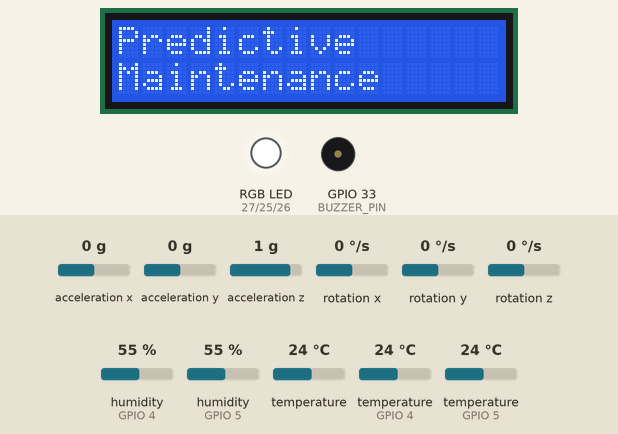
Simulated run of this sketch. Board: ESP32. On the bench: 16×2 character LCD, an RGB LED mixed from three pins (HIGH = lit), buzzer (waves = sounding, pin HIGH). The inputs (shaded band) are chosen by the test bench; at power-on: acceleration x 0 g, acceleration y 0 g, acceleration z 1 g, rotation x 0 °/s, rotation y 0 °/s, rotation z 0 °/s, humidity (sensors on GPIO 4, GPIO 5) 55 %, temperature 24 °C, temperature (sensors on GPIO 4, GPIO 5) 24 °C. What the sketch prints to the serial monitor is not drawn.

Above: at 0.1 s.
At 2.2 s:
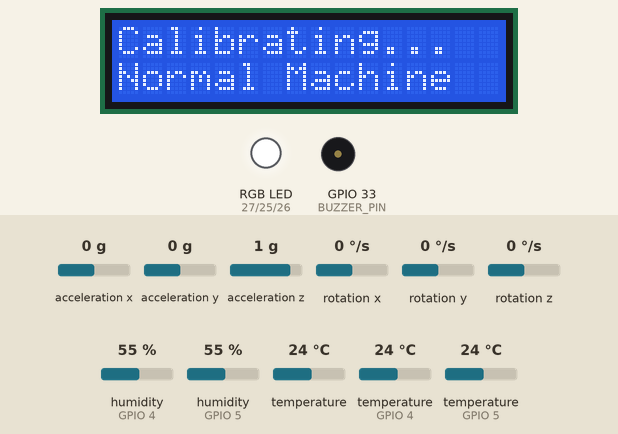
At 12.3 s:
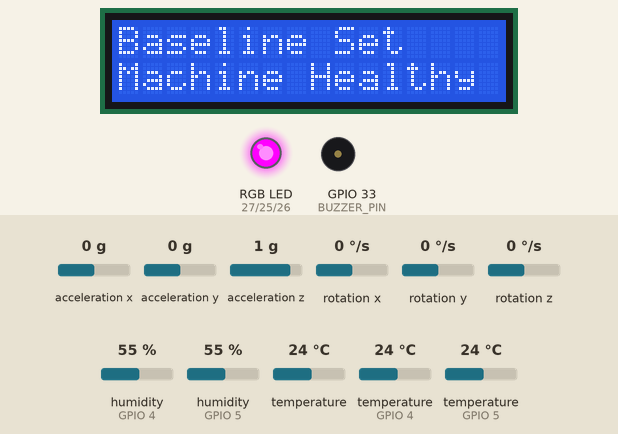
At 14.4 s:
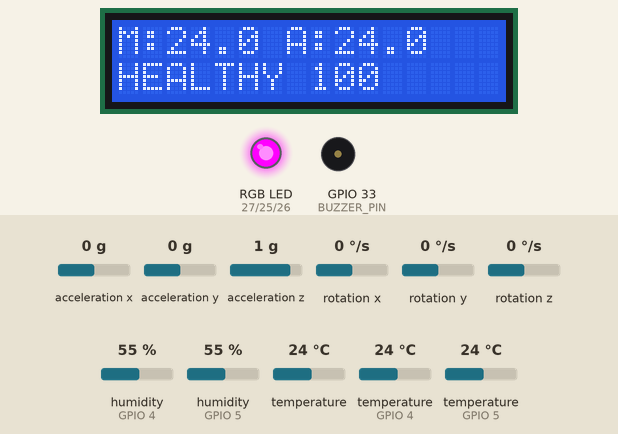
Timing chart, 0 to 15.9 s (numbered marks = the images above):
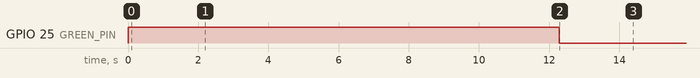

Measured:
- what the display in image 1 shows lasts 10.2 s, from 2.1 s to 12.3 s
- what the display in image 2 shows lasts 2.1 s, from 12.3 s to 14.4 s

The sketch:

sketch.ino
```cpp
#include <Wire.h>
#include <Adafruit_MPU6050.h>
#include <Adafruit_Sensor.h>
#include <DHT.h>
#include <LiquidCrystal_I2C.h>
#include <math.h>
#define MACHINE_DHT_PIN 4
#define AMBIENT_DHT_PIN 5
#define DHT_TYPE DHT22
#define GREEN_PIN 25
#define BLUE_PIN 26
#define RED_PIN 27
#define BUZZER_PIN 33
Adafruit_MPU6050 mpu;
DHT machineDHT(MACHINE_DHT_PIN, DHT_TYPE);
DHT ambientDHT(AMBIENT_DHT_PIN, DHT_TYPE);
LiquidCrystal_I2C lcd(0x27, 16, 2);
const unsigned long MONITOR_INTERVAL = 10000UL;
const int CALIBRATION_SAMPLES = 10;
float baselineAx = 0;
float baselineAy = 0;
float baselineAz = 0;
float baselineTempDifference = 0;
float currentMachineTemp = 0;
float currentAmbientTemp = 0;
float currentTempDifference = 0;
float currentVibration = 0;
const int HISTORY_SIZE = 5;
float vibrationHistory[HISTORY_SIZE];
float tempDifferenceHistory[HISTORY_SIZE];
int historyCount = 0;
int historyIndex = 0;
const int STATUS_HISTORY_SIZE = 3;
enum MachineStatus {
  HEALTHY,
  WARNING,
  CRITICAL
};
MachineStatus statusHistory[STATUS_HISTORY_SIZE];
int statusHistoryCount = 0;
int statusHistoryIndex = 0;
MachineStatus machineStatus = HEALTHY;
float healthScore = 100;
unsigned long lastMonitoringTime = 0;
void setRGB(bool red, bool green, bool blue) {
  digitalWrite(RED_PIN, red ? LOW : HIGH);
  digitalWrite(GREEN_PIN, green ? LOW : HIGH);
  digitalWrite(BLUE_PIN, blue ? LOW : HIGH);
}
void updateIndicators() {
  if (machineStatus == HEALTHY) {
    setRGB(false, true, false);
    noTone(BUZZER_PIN);
  }
  else if (machineStatus == WARNING) {
    setRGB(true, true, false);
    noTone(BUZZER_PIN);
  }
  else {
    setRGB(true, false, false);
    tone(BUZZER_PIN, 1000);
  }
}
float readVibration() {
  sensors_event_t a, g, tempEvent;
  mpu.getEvent(&a, &g, &tempEvent);
  float dx = a.acceleration.x - baselineAx;
  float dy = a.acceleration.y - baselineAy;
  float dz = a.acceleration.z - baselineAz;
  float vibration = sqrt(dx * dx + dy * dy + dz * dz);
  return vibration;
}
void calibrateMachine() {
  lcd.clear();
  lcd.setCursor(0, 0);
  lcd.print("Calibrating...");
  lcd.setCursor(0, 1);
  lcd.print("Normal Machine");
  Serial.println();
  Serial.println("================================");
  Serial.println(" MACHINE CALIBRATION");
  Serial.println("================================");
  Serial.println("Keep machine in normal condition.");
  Serial.println();
  float sumAx = 0;
  float sumAy = 0;
  float sumAz = 0;
  float sumTempDifference = 0;
  int validSamples = 0;
  for (int i = 0; i < CALIBRATION_SAMPLES; i++) {
    sensors_event_t a, g, tempEvent;
    mpu.getEvent(&a, &g, &tempEvent);
    float machineTemp = machineDHT.readTemperature();
    float ambientTemp = ambientDHT.readTemperature();
    if (!isnan(machineTemp) && !isnan(ambientTemp)) {
      float tempDifference = machineTemp - ambientTemp;
      sumAx += a.acceleration.x;
      sumAy += a.acceleration.y;
      sumAz += a.acceleration.z;
      sumTempDifference += tempDifference;
      validSamples++;
      Serial.print("Calibration Sample ");
      Serial.print(i + 1);
      Serial.print(" | Machine T = ");
      Serial.print(machineTemp, 2);
      Serial.print(" C | Ambient T = ");
      Serial.print(ambientTemp, 2);
      Serial.print(" C | Difference = ");
      Serial.print(tempDifference, 2);
      Serial.print(" C | Ax = ");
      Serial.print(a.acceleration.x, 2);
      Serial.print(" | Ay = ");
      Serial.print(a.acceleration.y, 2);
      Serial.print(" | Az = ");
      Serial.println(a.acceleration.z, 2);
    }
    delay(1000);
  }
  if (validSamples > 0) {
    baselineAx = sumAx / validSamples;
    baselineAy = sumAy / validSamples;
    baselineAz = sumAz / validSamples;
    baselineTempDifference = sumTempDifference / validSamples;
  }
  Serial.println();
  Serial.println("BASELINE ESTABLISHED");
  Serial.print("Baseline Temperature Difference : ");
  Serial.print(baselineTempDifference, 2);
  Serial.println(" C");
  Serial.print("Baseline Ax : ");
  Serial.println(baselineAx, 2);
  Serial.print("Baseline Ay : ");
  Serial.println(baselineAy, 2);
  Serial.print("Baseline Az : ");
  Serial.println(baselineAz, 2);
  Serial.println("================================");
  lcd.clear();
  lcd.setCursor(0, 0);
  lcd.print("Baseline Set");
  lcd.setCursor(0, 1);
  lcd.print("Machine Healthy");
  setRGB(false, true, false);
  delay(2000);
}
void confirmStatus(MachineStatus detectedStatus) {
  statusHistory[statusHistoryIndex] = detectedStatus;
  statusHistoryIndex++;
  if (statusHistoryIndex >= STATUS_HISTORY_SIZE)
    statusHistoryIndex = 0;
  if (statusHistoryCount < STATUS_HISTORY_SIZE)
    statusHistoryCount++;
  int warningCount = 0;
  int criticalCount = 0;
  for (int i = 0; i < statusHistoryCount; i++) {
    if (statusHistory[i] == WARNING)
      warningCount++;
    if (statusHistory[i] == CRITICAL)
      criticalCount++;
  }
  if (criticalCount >= 3) {
    machineStatus = CRITICAL;
  }
  else if (criticalCount >= 2 || warningCount >= 2) {
    machineStatus = WARNING;
  }
  else {
    machineStatus = HEALTHY;
  }
}
void analyzeMachine() {
  healthScore = 100;
  currentTempDifference =
    currentMachineTemp - currentAmbientTemp;
  float thermalDeviation =
    currentTempDifference - baselineTempDifference;
  if (thermalDeviation < 0)
    thermalDeviation = 0;
  if (thermalDeviation >= 2)
    healthScore -= 10;
  if (thermalDeviation >= 5)
    healthScore -= 20;
  if (thermalDeviation >= 8)
    healthScore -= 30;
  if (currentVibration >= 0.2)
    healthScore -= 10;
  if (currentVibration >= 0.5)
    healthScore -= 20;
  if (currentVibration >= 1.0)
    healthScore -= 30;
  if (historyCount >= 3) {
    int oldIndex =
      (historyIndex + HISTORY_SIZE - 3) % HISTORY_SIZE;
    int recentIndex =
      (historyIndex + HISTORY_SIZE - 1) % HISTORY_SIZE;
    float oldVibration =
      vibrationHistory[oldIndex];
    float recentVibration =
      vibrationHistory[recentIndex];
    float vibrationIncrease =
      recentVibration - oldVibration;
    if (vibrationIncrease > 0.2)
      healthScore -= 10;
    if (vibrationIncrease > 0.5)
      healthScore -= 15;
  }
  if (healthScore < 0)
    healthScore = 0;
  if (healthScore > 100)
    healthScore = 100;
  MachineStatus detectedStatus;
  if (healthScore >= 80)
    detectedStatus = HEALTHY;
  else if (healthScore >= 50)
    detectedStatus = WARNING;
  else
    detectedStatus = CRITICAL;
  confirmStatus(detectedStatus);
  updateIndicators();
}
void displayMachineStatus() {
  lcd.clear();
  lcd.setCursor(0, 0);
  lcd.print("M:");
  lcd.print(currentMachineTemp, 1);
  lcd.print(" A:");
  lcd.print(currentAmbientTemp, 1);
  lcd.setCursor(0, 1);
  if (machineStatus == HEALTHY)
    lcd.print("HEALTHY ");
  else if (machineStatus == WARNING)
    lcd.print("MAINTAIN ");
  else
    lcd.print("CRITICAL ");
  lcd.print((int)healthScore);
}
void monitorMachine() {
  sensors_event_t a, g, tempEvent;
  mpu.getEvent(&a, &g, &tempEvent);
  currentMachineTemp =
    machineDHT.readTemperature();
  currentAmbientTemp =
    ambientDHT.readTemperature();
  if (isnan(currentMachineTemp) ||
      isnan(currentAmbientTemp)) {
    Serial.println("Temperature sensor reading failed!");
    return;
  }
  currentTempDifference =
    currentMachineTemp - currentAmbientTemp;
  currentVibration =
    readVibration();
  vibrationHistory[historyIndex] =
    currentVibration;
  tempDifferenceHistory[historyIndex] =
    currentTempDifference;
  historyIndex++;
  if (historyIndex >= HISTORY_SIZE)
    historyIndex = 0;
  if (historyCount < HISTORY_SIZE)
    historyCount++;
  analyzeMachine();
  Serial.println();
  Serial.println("========== MACHINE CHECK ==========");
  Serial.print("Machine Temperature : ");
  Serial.print(currentMachineTemp, 2);
  Serial.println(" C");
  Serial.print("Ambient Temperature : ");
  Serial.print(currentAmbientTemp, 2);
  Serial.println(" C");
  Serial.print("Temperature Difference : ");
  Serial.print(currentTempDifference, 2);
  Serial.println(" C");
  Serial.print("Baseline Difference : ");
  Serial.print(baselineTempDifference, 2);
  Serial.println(" C");
  float displayedThermalDeviation =
    currentTempDifference - baselineTempDifference;
  if (displayedThermalDeviation < 0)
    displayedThermalDeviation = 0;
  Serial.print("Thermal Deviation : ");
  Serial.print(displayedThermalDeviation, 2);
  Serial.println(" C");
  Serial.print("Vibration : ");
  Serial.println(currentVibration, 2);
  Serial.print("Health Score : ");
  Serial.println(healthScore, 2);
  Serial.print("Current Detection : ");
  if (healthScore >= 80)
    Serial.println("HEALTHY");
  else if (healthScore >= 50)
    Serial.println("MAINTENANCE REQUIRED");
  else
    Serial.println("CRITICAL");
  Serial.print("Confirmed Status : ");
  if (machineStatus == HEALTHY)
    Serial.println("HEALTHY");
  else if (machineStatus == WARNING)
    Serial.println("MAINTENANCE REQUIRED");
  else
    Serial.println("CRITICAL - FAILURE RISK");
  Serial.print("Observations Used For Confirmation : ");
  Serial.println(statusHistoryCount);
  Serial.println("===================================");
  displayMachineStatus();
}
void setup() {
  Serial.begin(115200);
  pinMode(GREEN_PIN, OUTPUT);
  pinMode(RED_PIN, OUTPUT);
  pinMode(BLUE_PIN, OUTPUT);
  pinMode(BUZZER_PIN, OUTPUT);
  setRGB(false, false, false);
  Wire.begin(21, 22);
  lcd.init();
  lcd.backlight();
  machineDHT.begin();
  ambientDHT.begin();
  if (!mpu.begin()) {
    lcd.clear();
    lcd.print("MPU6050 Error");
    Serial.println("MPU6050 not found!");
    while (1);
  }
  mpu.setAccelerometerRange(
    MPU6050_RANGE_8_G
  );
  mpu.setGyroRange(
    MPU6050_RANGE_500_DEG
  );
  mpu.setFilterBandwidth(
    MPU6050_BAND_21_HZ
  );
  lcd.clear();
  lcd.setCursor(0, 0);
  lcd.print("Predictive");
  lcd.setCursor(0, 1);
  lcd.print("Maintenance");
  delay(2000);
  calibrateMachine();
  monitorMachine();
  lastMonitoringTime = millis();
}
void loop() {
  unsigned long currentTime = millis();
  if (currentTime - lastMonitoringTime
      >= MONITOR_INTERVAL) {
    lastMonitoringTime = currentTime;
    monitorMachine();
  }
}
```
